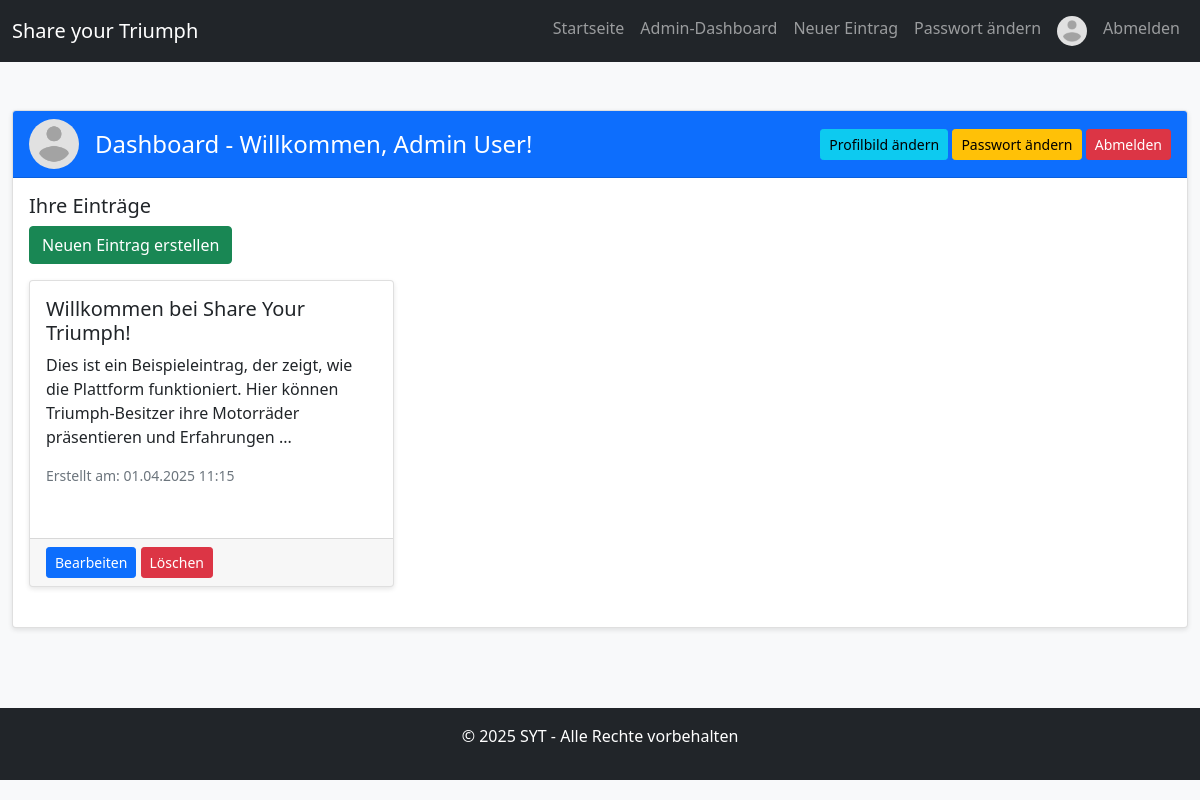
Page /dashboard.php (signed in) on the committed database.
### tables this page shows
CREATE TABLE IF NOT EXISTS eintraege (
    id INT AUTO_INCREMENT PRIMARY KEY,
    benutzer_id INT NOT NULL,
    titel VARCHAR(100) NOT NULL,
    beschreibung TEXT NOT NULL,
    erstellt_am DATETIME NOT NULL,
    aktualisiert_am DATETIME DEFAULT NULL,
    FOREIGN KEY (benutzer_id) REFERENCES benutzer(id) ON DELETE CASCADE
);

### public/dashboard.php (the view, shortened to what this page needs)
<?php
require_once '../config/database.php';
include_once '../includes/header.php';
$stmt = $pdo->prepare("
    SELECT e.id, e.titel, e.beschreibung, e.erstellt_am, e.aktualisiert_am
    FROM eintraege e
    WHERE e.benutzer_id = :benutzer_id
    ORDER BY e.erstellt_am DESC
");
$stmt->execute(['benutzer_id' => $_SESSION['user_id']]);
$eintraege = $stmt->fetchAll();
$profilbild_url = 'uploads/placeholder.png';
?>
<div class="container mt-5">
    <div class="row">
        <div class="col-md-12">
            <div class="card">
                <div class="card-header bg-primary text-white d-flex justify-content-between align-items-center">
                    <div class="d-flex align-items-center">
                        <img src="<?php echo htmlspecialchars($profilbild_url); ?>" alt="Profilbild" class="rounded-circle me-3" style="width: 50px; height: 50px; object-fit: cover;">
                        <h4 class="mb-0">Dashboard - Willkommen, <?php echo htmlspecialchars($_SESSION['user_name']); ?>!</h4>
                    </div>
                    <div>
                        <a href="profile_edit.php" class="btn btn-info btn-sm">Profilbild ändern</a>
                        <a href="change_password.php" class="btn btn-warning btn-sm">Passwort ändern</a>
                        <a href="logout.php" class="btn btn-danger btn-sm">Abmelden</a>
                    </div>
                </div>
                <div class="card-body">
                    <h5>Ihre Einträge</h5>
                    <div class="mb-3">
                        <a href="create_entry.php" class="btn btn-success">Neuen Eintrag erstellen</a>
                    </div>
                    <?php if (count($eintraege) > 0): ?>
                        <div class="row">
                            <?php foreach ($eintraege as $eintrag): ?>
<div class="col-md-6 col-lg-4 mb-4">
    <div class="card h-100">
        <div class="card-body">
            <h5 class="card-title"><?php echo htmlspecialchars($eintrag['titel']); ?></h5>
            <p class="card-text">
                <?php
                $beschreibung = htmlspecialchars($eintrag['beschreibung']);
                if (strlen($beschreibung) > 150) {
                    echo substr($beschreibung, 0, 150) . '...';
                } else {
                    echo $beschreibung;
                }
                ?>
            </p>
            <p class="text-muted small">Erstellt am: <?php echo date('d.m.Y H:i', strtotime($eintrag['erstellt_am'])); ?></p>
        </div>
        <div class="card-footer">
            <a href="edit_entry.php?id=<?php echo $eintrag['id']; ?>" class="btn btn-primary btn-sm">Bearbeiten</a>
            <a href="delete_entry.php?id=<?php echo $eintrag['id']; ?>"
               class="btn btn-danger btn-sm"
               onclick="return confirm('Sind Sie sicher, dass Sie diesen Eintrag löschen möchten?');">Löschen</a>
        </div>
    </div>
</div>
<?php endforeach; ?>
</div>
<?php else: ?>
<div class="alert alert-info">
Sie haben noch keine Einträge erstellt. Klicken Sie auf "Neuen Eintrag erstellen", um loszulegen!
</div>
<?php endif; ?>
</div>
</div>
</div>
</div>
</div>
<?php
include_once '../includes/footer.php';
?>

### public/css/style.css (style rules this page uses)
body { padding-bottom: 20px; background-color: #f8f9fa; }
.container { max-width: 1200px; }
.card { box-shadow: 0 2px 5px rgba(0, 0, 0, 0.1); margin-bottom: 20px; }
.card-header { font-weight: bold; }
html, body { height: 100%; margin: 0; }
body { display: flex; flex-direction: column; min-height: 100vh; }

### rows in the picture
eintraege: titel "Willkommen bei Share Your Triumph!", beschreibung "Dies ist ein Beispieleintrag, der zeigt, wie die Plattform funktioniert. Hier können Triumph-Besitzer ihre Motorräder präsentieren und Erfahrungen", erstellt_am "01.04.2025 11:15"

### other values in the picture
$_SESSION['user_name'] "Admin User"
